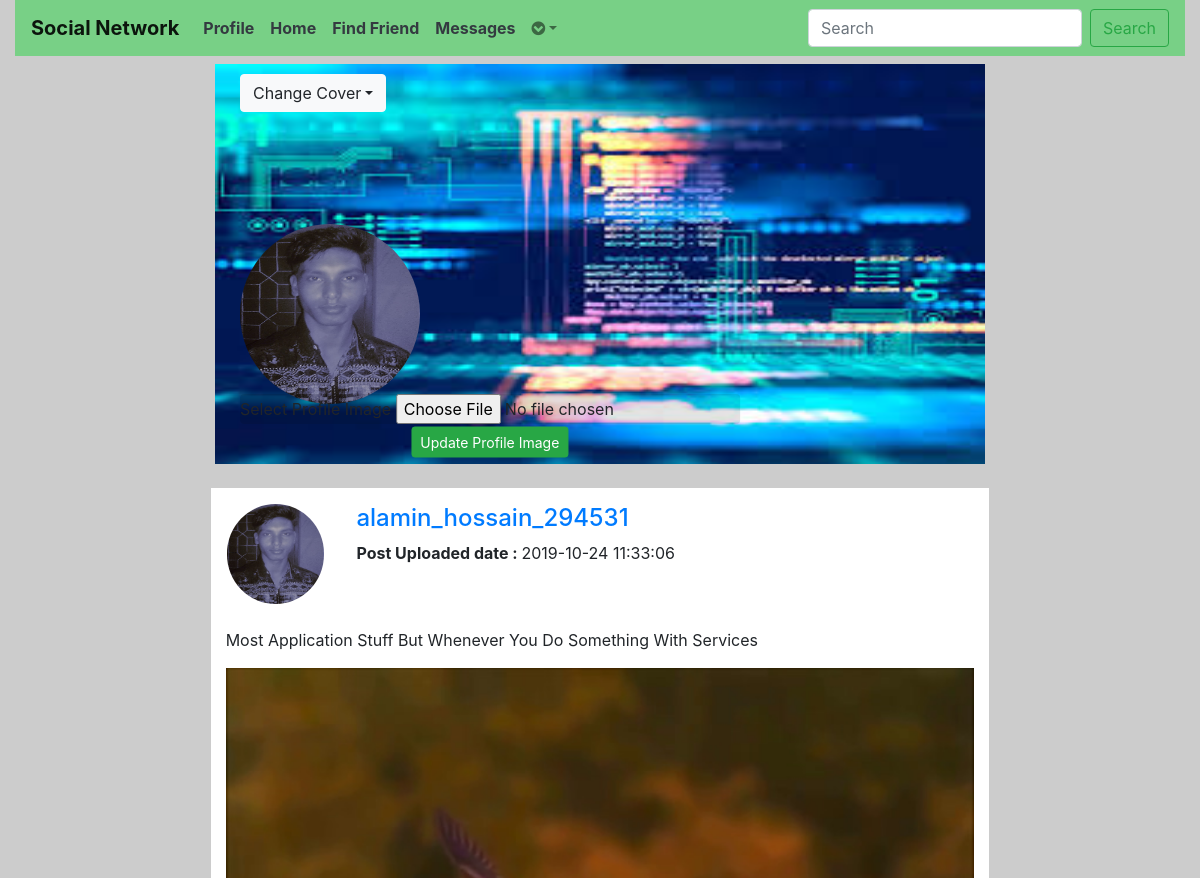
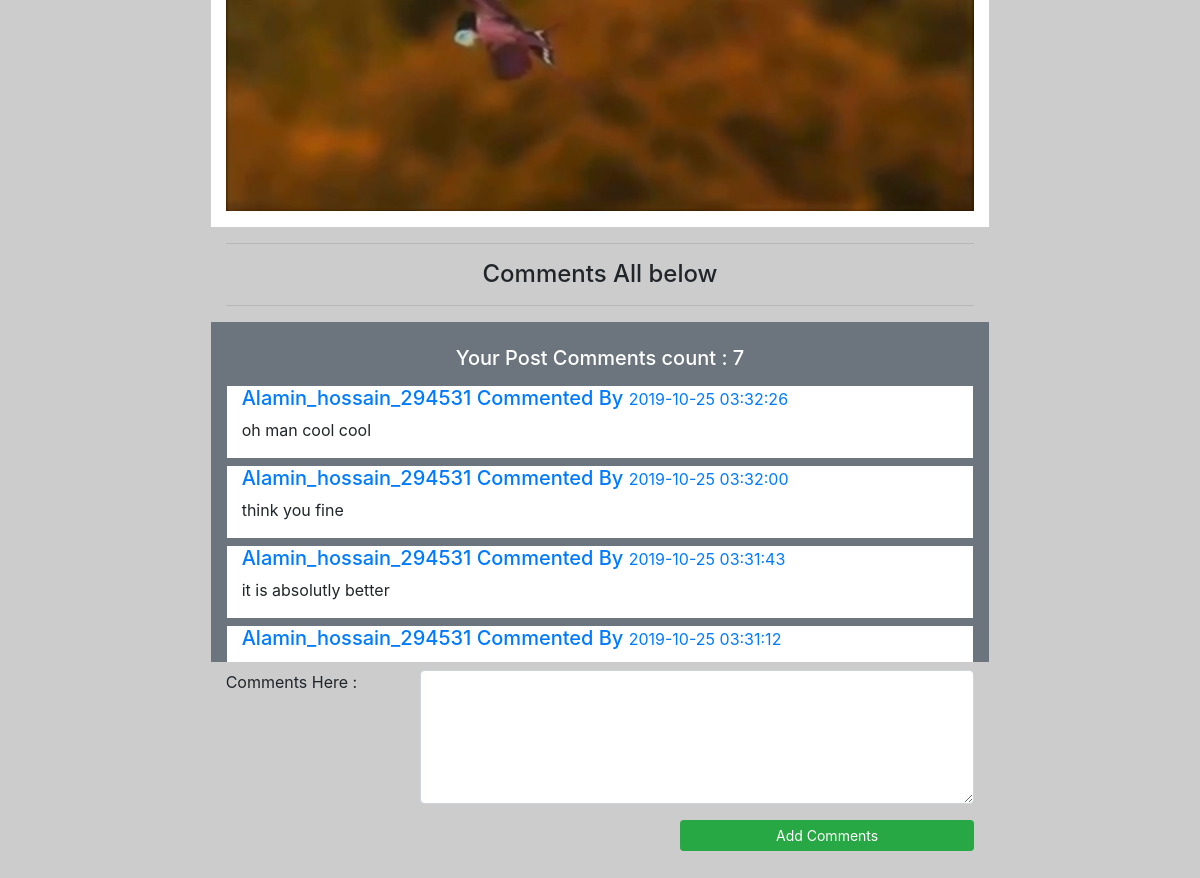
The page /view_post.php?post_id=11 (signed in) on the database its author committed (2 pictures, top to bottom).
### tables this page shows
CREATE TABLE `users` (
  `user_id` int(11) NOT NULL,
  `first_name` varchar(100) NOT NULL,
  `last_name` varchar(100) NOT NULL,
  `user_name` varchar(200) NOT NULL,
  `email` varchar(200) NOT NULL,
  `pass` varchar(200) NOT NULL,
  `country` varchar(100) NOT NULL,
  `gender` varchar(60) NOT NULL,
  `dob` varchar(50) NOT NULL,
  `image` varchar(255) DEFAULT NULL,
  `description` text DEFAULT NULL,
  `cover_pic` varchar(255) DEFAULT NULL,
  `posts` varchar(200) DEFAULT NULL,
  `status` text DEFAULT NULL,
  `relationship` text DEFAULT NULL,
  `recovery_account` varchar(255) DEFAULT NULL,
  `created_at` timestamp NOT NULL DEFAULT current_timestamp() ON UPDATE current_timestamp(),
  `updated_at` timestamp NULL DEFAULT NULL
);

CREATE TABLE `posts` (
  `post_id` int(11) NOT NULL,
  `user_id` int(11) NOT NULL,
  `post_content` varchar(200) NOT NULL,
  `upload_image` varchar(200) NOT NULL,
  `created_at` timestamp NULL DEFAULT NULL,
  `updated_at` timestamp NULL DEFAULT NULL
);

CREATE TABLE `comments` (
  `com_id` int(11) NOT NULL,
  `user_id` bigint(20) NOT NULL,
  `post_id` bigint(20) NOT NULL,
  `comment` varchar(255) NOT NULL,
  `comment_author` varchar(200) NOT NULL,
  `created_at` timestamp NOT NULL DEFAULT current_timestamp() ON UPDATE current_timestamp()
);

### functions/view_and_comments.php (the view, shortened to what this page needs)
<?php
function get_post_comments(){
    $con = mysqli_connect("localhost","root","","social_network");
    if (isset($_GET['post_id'])){
        $post_id = $_GET['post_id'];
    }
    $get_post = "SELECT * FROM posts WHERE post_id = '$post_id' ";
    $get_post_result = mysqli_query($con,$get_post);
    $get_post_num = mysqli_num_rows($get_post_result);
    if($get_post_num == 1){
        $get_post_row = mysqli_fetch_array($get_post_result);
        $row_user_id = $get_post_row['user_id'];
        $row_post_content = $get_post_row['post_content'];
        $row_post_image = $get_post_row['upload_image'];
        $post_uploaded_date = $get_post_row['created_at'];
    }
    $user_id = $row_user_id;
    $get_user = "SELECT * FROM users WHERE user_id = '$user_id'";
    $get_user_result = mysqli_query($con,$get_user);
    $get_user_num = mysqli_num_rows($get_user_result);
    if ($get_user_num == 1){
        $get_user_row = mysqli_fetch_array($get_user_result);
        $row_users_id = $get_user_row['user_id'];
        $row_user_name = $get_user_row['user_name'];
        $row_user_image = $get_user_row['image'];
    }
    ?>
    <div class="row bg-white">
        <div class="col-md-2 p-3">
            <img src="users/<?php echo $row_user_image ;?>" class="img-fluid rounded-circle" style="width: 100px;height: 100px;">
        </div>
        <div class="col-md-10 p-3">
            <h4><a href="../social_network/user_profile.php?u_id=<?php echo $row_users_id;?>"><?php echo $row_user_name ;?></a></h4>
            <p><strong>Post Uploaded date : </strong><?php echo $post_uploaded_date ;?></p>
        </div>
        <div class="col-md-12 mt-2">
            <p class="text-capitalize"><?php echo $row_post_content ;?></p>
            <img src="imagepost/<?php echo $row_post_image; ?>" class="img-fluid w-100 pb-3">
        </div>
    </div>
<hr>
    <h4 class="text-center">Comments All below</h4>
    <hr>
    <div class="row mt-2 p-3 bg-secondary" id="scroll">
       <div class="col-md-12">
           <?php
           function count_comments(){
               $con = mysqli_connect("localhost","root","","social_network");
               if (isset($_GET['post_id'])) {
                   $get_post_id = $_GET['post_id'];
                   $get_comments_post = "SELECT * FROM comments WHERE post_id = '$get_post_id'";
                   $get_comments_post_result = mysqli_query($con, $get_comments_post);
                   $count_post_comments = mysqli_num_rows($get_comments_post_result);
                   return $count_post_comments;
               }
           }
           ?>
            <h5 class="text-center p-2 text-white">Your Post Comments count : <?php echo count_comments();?></h5>
           <?php
             if (count_comments() > 4){
                 ?>
                 <script>
                     $('#scroll').addClass('pre-scrollable');
                 </script>
                 <?php
             }
           ?>
    <?php
    $get_comments = "SELECT * FROM comments WHERE post_id='$post_id' AND user_id= '$row_users_id' ORDER BY com_id DESC ";
    $comments_result = mysqli_query($con,$get_comments);
    $comments_num = mysqli_num_rows($comments_result);
    if ($comments_num > 0) {
        while ($comments_row = mysqli_fetch_array($comments_result)) {
         $comment_date = $comments_row['created_at'];
            ?>
            <div class="row bg-white mt-2">
                <div class="col-md-12">
                    <h5 class="text-primary text-capitalize"><?php echo $comments_row['comment_author']; ?> commented by <small><?php echo $comment_date; ?></small></h5>
                    <p><?php echo $comments_row['comment']; ?></p>
                </div>
            </div>
            <?php
        }
    }
        ?>
       </div>
    </div>
    <div class="row mt-2">
        <div class="col-md-12">
            <form action="" method="post">
                <div class="form-group row">
                    <label class="col-md-3">Comments Here :</label>
                    <div class="col-md-9">
                        <textarea name="comment" rows="5" class="form-control"></textarea>
                    </div>
                </div>
                <div class="form-group row">
                    <label class="col-md-7"></label>
                     <div class="col-md-5">
                         <input type="submit" class="btn btn-sm btn-success w-100" name="add_comment" value="Add Comments">
                     </div>
                </div>
            </form>
        </div>
    </div>
<?php
}

### view_post.php (shortened to what this page needs)
<!DOCTYPE html>
<html lang="en">
<head>
    <?php
    include("includes/connection.php");
    ?>
    <link href="styles/css/bootstrap.min.css" type="text/css" rel="stylesheet">
    <link href="styles/css/fonts.css" type="text/css" rel="stylesheet">
</head>
<body style="background: #cccccc;">
<div class="container-fluid">
    <?php
    include("includes/header.php");
    ?>
    <div class="row mt-2">
        <div class="col-sm-2">
        </div>
        <div class="col-sm-8">
            <div>
                <div><img src="cover/<?php echo $cover_pic;?>" class="img-fluid w-100" id="cover_pic" alt="cover" style="height: 400px;"></div>
                <form action="profile.php?u_id=<?php echo $user_id ;?>" method="post" enctype="multipart/form-data">
                    <ul class="nav pull-left" style="position: absolute;top: 10px;left: 40px;">
                        <li class="dropdown">
                            <button class="dropdown-toggle btn btn-light" data-toggle="dropdown">Change Cover</button>
                        </li>
                    </ul>
                </form>
            </div>
            <div id="profile_img">
                <img src="users/<?php echo $user_image;?>" class="rounded-circle" style="width: 180px;height: 180px;">
                <form action="profile.php?u_id=<?php echo $user_id;?>" method="post" enctype="multipart/form-data">
                    <label id="update_profile">Select Profile Image
                        <input type="file" name="u_image" required>
                    </label>
                    <input type="submit" id="button_profile" class="btn btn-sm btn-success" name="update" value="Update Profile Image">
                </form>
            </div>
        </div>
        <div class="col-md-2"></div>
    </div>
    <div class="row mt-2 p-3">
        <div class="col-md-2">
        </div>
        <div class="col-md-8">
            <?php
             include ("functions/view_and_comments.php");
             echo get_post_comments();
            ?>
        </div>
        <div class="col-md-2"></div>
    </div>
</div>
</body>
</html>

### includes/header.php (shortened to what this page needs)
<?php
include("connection.php");
?>
<nav class="navbar navbar-expand-lg navbar-light sticky-top" style="background: rgba(0,213,34,0.41);">
    <a class="navbar-brand font-weight-bold" href="../social_network/home.php">Social Network</a>
    <div class="collapse navbar-collapse" id="navbarTogglerDemo02">
        <ul class="navbar-nav mr-auto mt-2 mt-lg-0">
            <?php
             $user = $_SESSION['username'];
             $get_user = "SELECT * FROM users WHERE email = '$user'";
             $run_user = mysqli_query($conn,$get_user);
             $row = mysqli_fetch_array($run_user);
             $user_id    = $row['user_id'];
             $user_image = $row['image'];
             $cover_pic  = $row['cover_pic'];
               $u_id = $user_id;
             ?>
            <li class="nav-item">
                <a class="nav-link font-weight-bold text-dark profile" href="../social_network/profile.php?u_id=<?php echo $u_id;?>">Profile <span class="sr-only">(current)</span></a>
            </li>
            <li class="nav-item">
                <a class="nav-link font-weight-bold text-dark" href="../social_network/home.php">Home</a>
            </li>
            <li class="nav-item">
                <a class="nav-link font-weight-bold text-dark" href="../social_network/find_friend.php?u_id=<?php echo $user_id; ?>">Find Friend</a>
            </li>
            <li class="nav-item">
                <a class="nav-link font-weight-bold text-dark" href="../social_network/messages.php?u_id=new">Messages</a>
            </li>
            <li class="nav-item dropdown">
                <a href="#" class="dropdown-toggle nav-link" data-toggle="dropdown" role="button"
                   aria-haspopup="true" aria-expanded="false"><i class="fa fa-chevron-circle-down"></i></a>
            </li>
        </ul>
        <form class="form-inline my-2 my-lg-0" action="../social_network/search_result.php" method="post">
            <input class="form-control mr-sm-2" type="search" name="search" placeholder="Search">
            <button class="btn btn-outline-success my-2 my-sm-0" name="search_btn" type="submit">Search</button>
        </form>
    </div>
</nav>

### view_post.php (style rules this page uses)
#profile_img { position: absolute; top: 160px; left: 40px; }
#update_profile { position: relative; top: 5px; cursor: pointer; left: 50%; background: rgba(0,0,0,0.1); border-radius: 4px; transform: translate(-50% , -50%); }
#button_profile { position: absolute; top: 100%; left: 50%; cursor: pointer; transform: translate(-50%,-50%); }

### rows shown on the page
users: cover_pic (picture), image (picture), user_name "alamin_hossain_294531"
posts: created_at "2019-10-24 11:33:06", post_content "Most Application Stuff But Whenever You Do Something With Services", upload_image (picture)
comments: comment_author "Alamin_hossain_294531", created_at "2019-10-25 03:32:26", comment "oh man cool cool"
comments: comment_author "Alamin_hossain_294531", created_at "2019-10-25 03:32:00", comment "think you fine"
comments: comment_author "Alamin_hossain_294531", created_at "2019-10-25 03:31:43", comment "it is absolutly better"
comments: comment_author "Alamin_hossain_294531", created_at "2019-10-25 03:31:12"

### other values the page prints
count_comments() "7"
